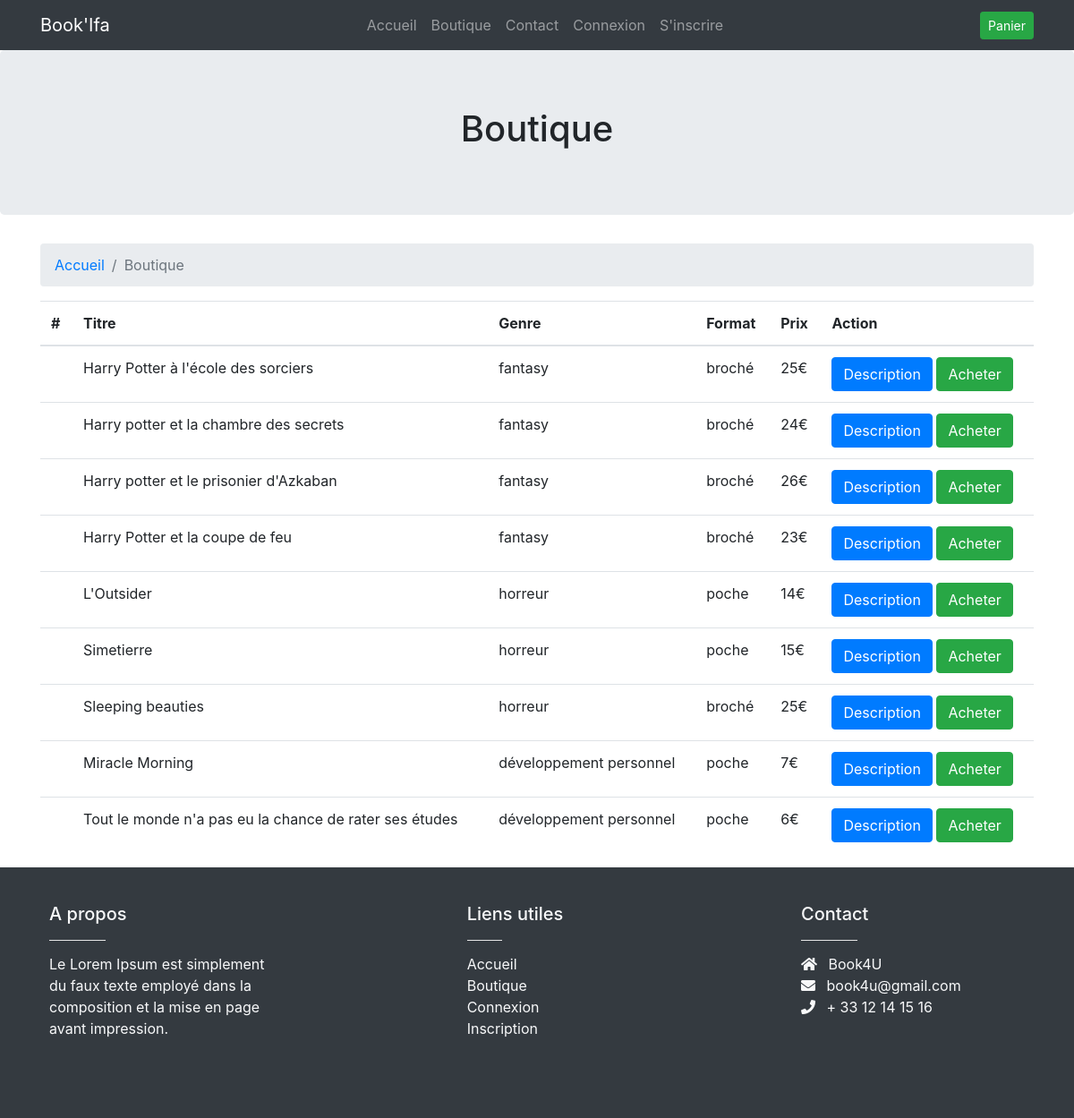
The page /pages/boutique.php on the database its author committed.
### tables this page shows
CREATE TABLE `book_author` (
  `book_id` int(11) NOT NULL,
  `author_id` int(11) NOT NULL
);

CREATE TABLE `books` (
  `id` int(11) NOT NULL,
  `title` varchar(100) NOT NULL,
  `description` longtext NOT NULL,
  `cover` text,
  `release_date` datetime NOT NULL DEFAULT CURRENT_TIMESTAMP,
  `kind` varchar(100) NOT NULL,
  `format` varchar(60) NOT NULL DEFAULT 'Grand format',
  `cost` int(11) NOT NULL
);

### core/init.php (called while the page is built, shortened)
<?php
require '../template/header.php';
require "../Class/Book.php";

### Class/Book.php (called while the page is built, shortened)
<?php
class Book
{
    private $book_id;
    private $title;
    private $kind;
    private $format;
    private $cost;
    public function __construct($book_id, $title, $author,  $description, $cover, $release_date, $kind, $format, $cost)
    {
        $this->book_id = $book_id;
        $this->title = $title;
        $this->kind = $kind;
        $this->format = $format;
        $this->cost = $cost;
    }
    public function getBookId()
    {
        return $this->book_id;
    }
    public function getTitle()
    {
        return $this->title;
    }
    public function getKind()
    {
        return $this->kind;
    }
    public function getFormat()
    {
        return $this->format;
    }
    public function getCost()
    {
        return $this->cost;
    }
    public static function getInfoBook() {
        $db = Database::getInstance();
        $stmt = $db->query("
SELECT *, books.id as book_id, name as author_name
FROM books
INNER JOIN book_author
ON book_author.book_id = books.id
INNER JOIN authors
ON book_author.author_id = authors.id");
        $res = $stmt->fetchAll();
        foreach ($res as $book) {
            $objBook[] = new Book(
                $book["book_id"],
                $book["title"],
                $book["author_name"],
                $book["description"],
                $book["cover"],
                $book["release_date"],
                $book["kind"],
                $book["format"],
                $book["cost"]
            );
        }
        return $objBook;
    }
}

### pages/boutique.php (the view)
<?php
require '../core/init.php';
?>
    <section class="jumbotron text-center">
        <div class="container">
            <h1 class="jumbotron-heading">Boutique</h1>
        </div>
    </section>
    <div class="container">
        <div class="row">
            <div class="col">
                <nav aria-label="breadcrumb">
                    <ol class="breadcrumb">
                        <li class="breadcrumb-item"><a href="index.php">Accueil</a></li>
                        <li class="breadcrumb-item active" aria-current="page">Boutique</li>
                    </ol>
                </nav>
            </div>
        </div>
    </div>
    <div class="container">
        <table class="table table-hover">
            <thead>
                <tr>
                    <th scope="col">#</th>
                    <th scope="col">Titre</th>
                    <th scope="col">Genre</th>
                    <th scope="col">Format</th>
                    <th scope="col">Prix</th>
                    <th scope="col">Action</th>
                </tr>
            </thead>
            <tbody>
            <?php
            $books = Book::getInfoBook();
            foreach ($books as $book) {
            ?>
                <tr>
                    <th scope="row"><img height="100px" src="<?= $book->getCover()?>" alt=""></th>
                    <td><?= $book->getTitle()?></td>
                    <td><?= $book->getKind()?></td>
                    <td><?= $book->getFormat()?></td>
                    <td><?= $book->getCost()?>€</td>
                    <td>
                        <a href="info_book.php?book_id=<?= $book->getBookId()?>" class="btn btn-primary">Description</a>
                        <a id="<?= $book->getBookId()?>" href="cart_content.php?book_id=<?= $book->getBookId()?>&action=add" class="btn btn-success">Acheter</a>
                    </td>
                </tr>
                <?php
            }
            ?>
            </tbody>
        </table>
    </div>
<?php
require '../template/footer.php';

### template/header.php (shortened to what this page needs)
<!doctype html>
<html lang="fr">
<head>
    <link rel="stylesheet" href="https://stackpath.bootstrapcdn.com/bootstrap/4.3.1/css/bootstrap.min.css">
    <link rel="stylesheet" href="https://use.fontawesome.com/releases/v5.8.1/css/all.css">
    <link rel="stylesheet" href="../assets/app.css" class="css">
</head>
<body>
    <header>
        <nav class="navbar navbar-expand-md navbar-dark bg-dark">
            <div class="container">
                <a class="navbar-brand" href="index.php">Book'Ifa</a>
                <div class="collapse navbar-collapse justify-content-end" id="navbarsExampleDefault">
                    <ul class="navbar-nav m-auto">
                        <li class="nav-item">
                            <a class="nav-link" href="../pages/index.php">Accueil</a>
                        </li>
                        <li class="nav-item">
                            <a class="nav-link" href="boutique.php">Boutique<span class="sr-only">(current)</span></a>
                        </li>
                        <li class="nav-item">
                            <a class="nav-link" href="contact.php">Contact</a>
                        </li>
                        <?php
                            if(isset($_SESSION) && isset($_SESSION["auth"])) {
                                ?>
                                <li class="nav-item dropdown">
                                    <a class="nav-link dropdown-toggle" data-toggle="dropdown" href="#" role="button" aria-haspopup="true" aria-expanded="false">Mon compte</a>
                                    <div class="dropdown-menu">
                                        <a class="dropdown-item" href="../pages/account.php">Profil</a>
                                        <a class="dropdown-item" href="../pages/myOrder.php">Mes commandes</a>
                                        <a class="dropdown-item" href="../pages/deconnexion.php">Déconnexion</a>
                                    </div>
                                </li>
                            <?php
                            } else {
                            ?>
                        <a class="nav-link" href="connexion.php" role="button">Connexion</a>
                        <a class="nav-link" href="inscription.php" role="button">S'inscrire</a>
                        <?php
                            }
                        ?>
                    </ul>
                    <form class="form-inline my-2 my-lg-0">
                        <a class="btn btn-success btn-sm ml-3" href=
                        <?php if(isset($_SESSION["user_id"])) {?>
                            "cart_content.php"
                        <?php } else { ?>
                            "redirection.php"
                        <?php }?>
                            <i class="fa fa-shopping-cart"></i> Panier
                        </a>
                    </form>
                </div>
            </div>
        </nav>
    </header>

### template/footer.php (shortened to what this page needs)
<footer class="text-light">
    <div class="container">
        <div class="row">
            <div class="col-md-3 col-lg-4 col-xl-3">
                <h5>A propos</h5>
                <hr class="bg-white mb-2 mt-0 d-inline-block mx-auto w-25">
                <p class="mb-0">
                    Le Lorem Ipsum est simplement du faux texte employé dans la composition et la mise en page avant impression.
                </p>
            </div>
            <div class="col-md-3 col-lg-2 col-xl-2 mx-auto">
                <h5>Liens utiles</h5>
                <hr class="bg-white mb-2 mt-0 d-inline-block mx-auto w-25">
                <ul class="list-unstyled">
                    <li><a href="../pages/index.php">Accueil</a></li>
                    <li><a href="../pages/boutique.php">Boutique</a></li>
                    <li><a href="../pages/connexion.php">Connexion</a></li>
                    <li><a href="../pages/inscription.php">Inscription</a></li>
                </ul>
            </div>
            <div class="col-md-4 col-lg-3 col-xl-3">
                <h5>Contact</h5>
                <hr class="bg-white mb-2 mt-0 d-inline-block mx-auto w-25">
                <ul class="list-unstyled">
                    <li><i class="fa fa-home mr-2"></i> Book4U</li>
                    <li><i class="fa fa-envelope mr-2"></i> book4u@gmail.com</li>
                    <li><i class="fa fa-phone mr-2"></i> + 33 12 14 15 16</li>
                </ul>
            </div>
            <div class="col-12 copyright mt-3">
            </div>
        </div>
    </div>
</footer>
</body>
</html>

### assets/app.css (style rules this page uses)
* { box-sizing: border-box; }
body { margin : 0; min-height: 100vh; display: flex; flex-direction: column; }
footer { background: #343a40; padding: 40px; margin-top: auto; }
footer a { color: #f8f9fa!important }

### rows shown on the page
book_author: book_id.title "Harry Potter à l'école des sorciers", book_id.kind "fantasy", book_id.format "broché", book_id.cost "25"
book_author: book_id.title "Harry potter et la chambre des secrets", book_id.kind "fantasy", book_id.format "broché", book_id.cost "24"
book_author: book_id.title "Harry potter et le prisonier d'Azkaban", book_id.kind "fantasy", book_id.format "broché", book_id.cost "26"
book_author: book_id.title "Harry Potter et la coupe de feu", book_id.kind "fantasy", book_id.format "broché", book_id.cost "23"
book_author: book_id.title "L'Outsider", book_id.kind "horreur", book_id.format "poche", book_id.cost "14"
book_author: book_id.title "Simetierre", book_id.kind "horreur", book_id.format "poche", book_id.cost "15"
book_author: book_id.title "Sleeping beauties", book_id.kind "horreur", book_id.format "broché", book_id.cost "25"
book_author: book_id.title "Miracle Morning", book_id.kind "développement personnel", book_id.format "poche", book_id.cost "7"
book_author: book_id.title "Tout le monde n'a pas eu la chance de rater ses études", book_id.kind "développement personnel", book_id.format "poche", book_id.cost "6"
